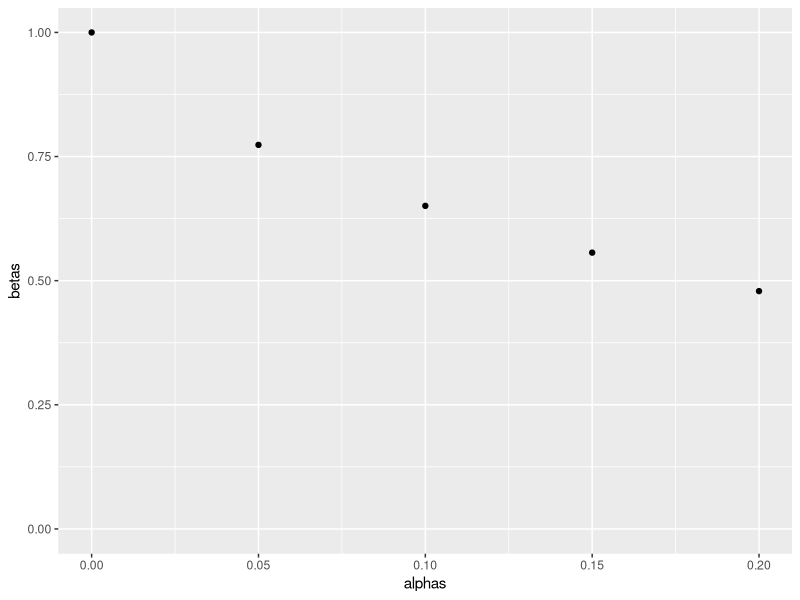
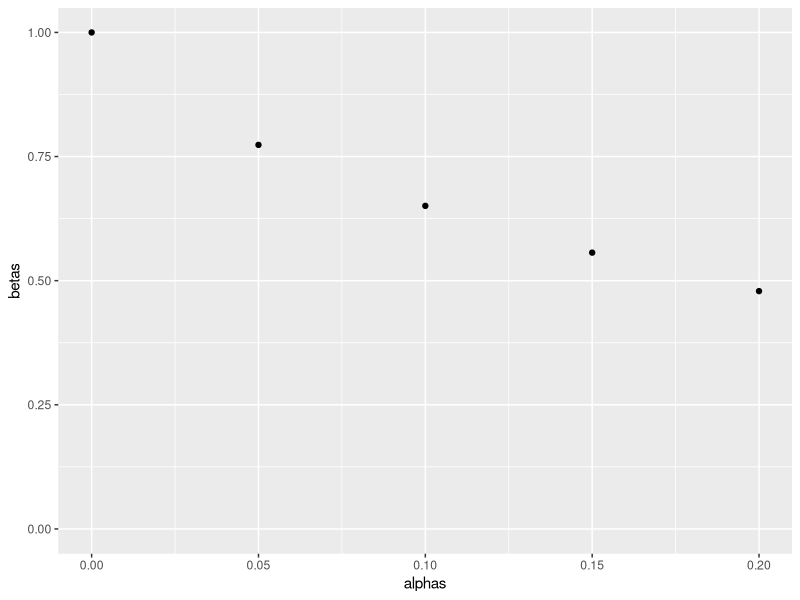
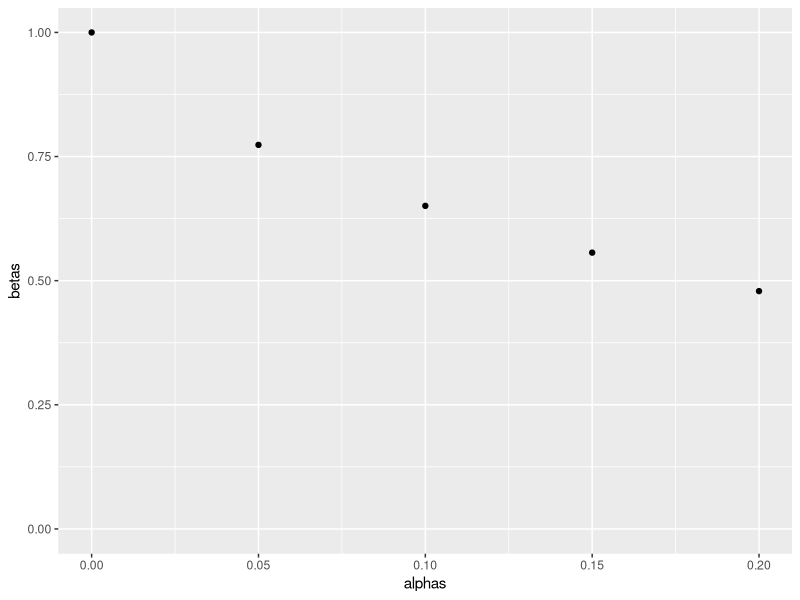

Recreate these plots in R, in order.
## ---- chunk 1
knitr::opts_chunk$set(message = FALSE, warning = FALSE, comment = NA)
## ---- chunk 2
library(tidyverse)
## ---- chunk 3
null_mu   <- 0
true_mu   <- 1
sigma     <- 5
n         <- 20
alphas    <- seq(0, .2, .05)
threshold <- qnorm(alphas, null_mu, sigma/sqrt(n), lower.tail = FALSE) 
betas     <- pnorm(threshold, true_mu, sigma/sqrt(n))

errors_plot_data <- tibble(n, alphas, betas)

ggplot(errors_plot_data, aes(x = alphas, y = betas)) +
  geom_point() +
  scale_y_continuous(limits = c(0, 1))

ggplot(errors_plot_data, aes(x = alphas, y = betas)) +
  geom_point() +
  scale_y_continuous(limits = c(0, 1))

ggplot(errors_plot_data, aes(x = alphas, y = betas)) +
  geom_point() +
  scale_y_continuous(limits = c(0, 1))
## ---- chunk 4
sessionInfo()
